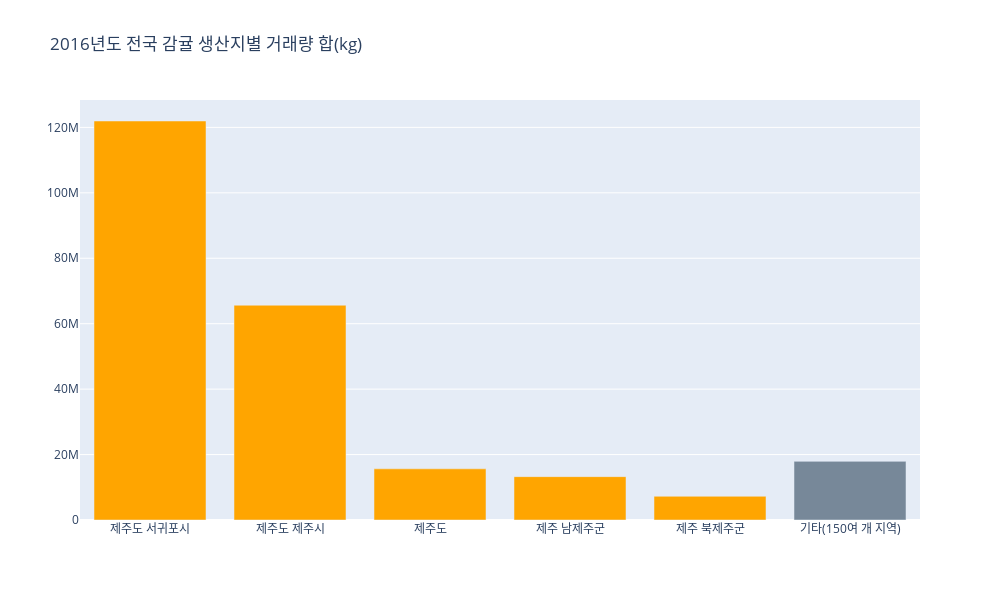

This figure's notebook cell:
### Code cell
# load pickle
with open("./pickles/hypo2_2016_gamgul_san_data.pickle", "rb") as fr:
    df_2016_gamgul_san = pickle.load(fr)
    
# 시각화 - 2016년도 전국 감귤 생산지별 거래량 합
colors = ["orange",] * 6
colors[5] = 'lightslategray'

fig = go.Figure(data = [go.Bar(x = df_2016_gamgul_san.index, y = df_2016_gamgul_san.values,
                               marker_color = colors)])
fig.update_layout(title_text = '2016년도 전국 감귤 생산지별 거래량 합(kg)', width = 1000, height = 600)

fig.show()

### Figure 1 — Plotly figure (JSON) as saved in the notebook; plotly's stock layout.template omitted (floating-point values rounded to 4 significant figures)
{"data": [{"marker": {"color": ["orange", "orange", "orange", "orange", "orange", "lightslategray"]}, "type": "bar", "x": ["제주도 서귀포시", "제주도 제주시", "제주도", "제주 남제주군", "제주 북제주군", "기타(150여 개 지역)"], "y": [122000000.0, 65640000.0, 15640000.0, 13250000.0, 7248000.0, 17920000.0]}], "layout": {"height": 600, "title": {"text": "2016년도 전국 감귤 생산지별 거래량 합(kg)"}, "width": 1000}}
